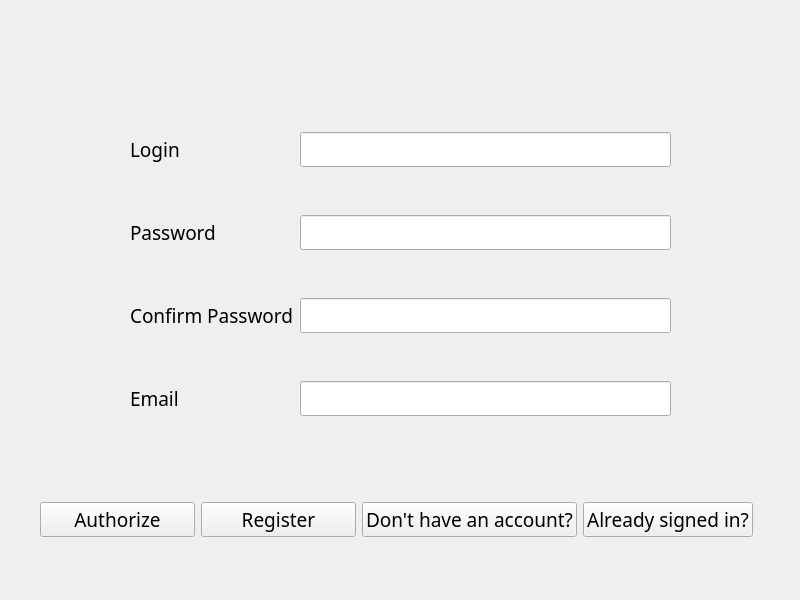
<?xml version="1.0" encoding="UTF-8"?>
<ui version="4.0">
 <class>AuthRegForm</class>
 <widget class="QWidget" name="AuthRegForm">
  <property name="geometry">
   <rect>
    <x>0</x>
    <y>0</y>
    <width>800</width>
    <height>600</height>
   </rect>
  </property>
  <property name="font">
   <font>
    <family>Rubik</family>
    <pointsize>14</pointsize>
   </font>
  </property>
  <property name="windowTitle">
   <string>AuthRegForm</string>
  </property>
  <widget class="QWidget" name="gridLayoutWidget">
   <property name="geometry">
    <rect>
     <x>130</x>
     <y>90</y>
     <width>541</width>
     <height>371</height>
    </rect>
   </property>
   <layout class="QGridLayout" name="gridLayout">
    <item row="1" column="1">
     <widget class="QLineEdit" name="lineEditPassword"/>
    </item>
    <item row="0" column="1">
     <widget class="QLineEdit" name="lineEditLogin"/>
    </item>
    <item row="2" column="0">
     <widget class="QLabel" name="labelConfirmPW">
      <property name="text">
       <string>Confirm Password</string>
      </property>
     </widget>
    </item>
    <item row="0" column="0">
     <widget class="QLabel" name="labelLogin">
      <property name="text">
       <string>Login</string>
      </property>
     </widget>
    </item>
    <item row="1" column="0">
     <widget class="QLabel" name="labelPassword">
      <property name="text">
       <string>Password</string>
      </property>
     </widget>
    </item>
    <item row="2" column="1">
     <widget class="QLineEdit" name="lineEditConfirmPW"/>
    </item>
    <item row="3" column="0">
     <widget class="QLabel" name="labelEmail">
      <property name="text">
       <string>Email</string>
      </property>
     </widget>
    </item>
    <item row="3" column="1">
     <widget class="QLineEdit" name="lineEditEmail"/>
    </item>
   </layout>
  </widget>
  <widget class="QWidget" name="horizontalLayoutWidget">
   <property name="geometry">
    <rect>
     <x>40</x>
     <y>480</y>
     <width>713</width>
     <height>80</height>
    </rect>
   </property>
   <layout class="QHBoxLayout" name="horizontalLayout">
    <item>
     <widget class="QPushButton" name="pushButtonAuth">
      <property name="text">
       <string>Authorize</string>
      </property>
     </widget>
    </item>
    <item>
     <widget class="QPushButton" name="pushButtonReg">
      <property name="text">
       <string>Register</string>
      </property>
     </widget>
    </item>
    <item>
     <widget class="QPushButton" name="pushButtonChangeToREG">
      <property name="text">
       <string>Don't have an account?</string>
      </property>
     </widget>
    </item>
    <item>
     <widget class="QPushButton" name="pushButtonChangeToAUTH">
      <property name="text">
       <string>Already signed in?</string>
      </property>
     </widget>
    </item>
   </layout>
  </widget>
 </widget>
 <resources/>
 <connections/>
</ui>
